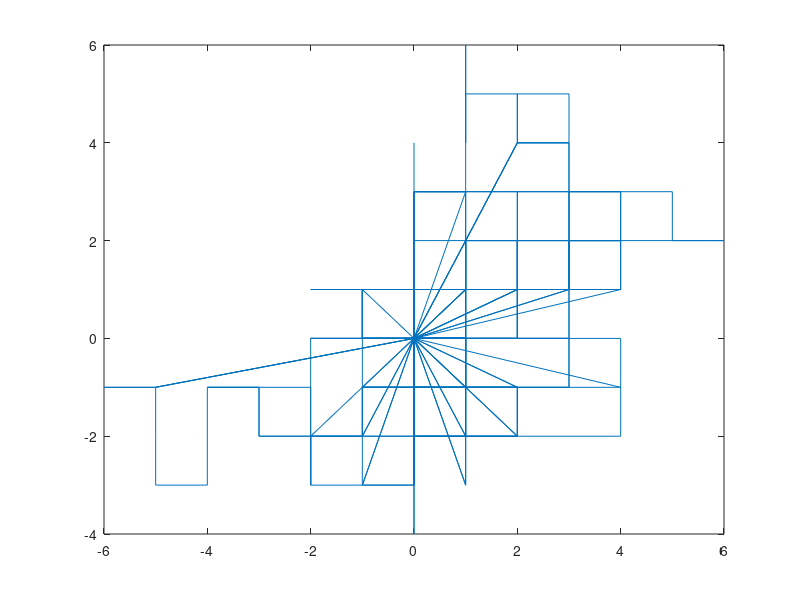

The MATLAB source for this figure:
%time step 
steps = 500;

%create agents (there's nothing really happening here right now)
%dummy agent for now
%agent = a1; %set agent type 


%create trajectory
location = zeros(steps,2); 


%%movement loop
location(1,:) = [0,0]; %start at center XY
directions = ['N','S','E','W']; 

for t=2:steps 
    quality = 1 ;%landscape(curr_location(quality)) %assess quality of the food 
    decide_to_stay = nbinrnd(1,0.66);%some function(quality, etc.) . randomly setting it to move 2/3 of the time with neg binomial for now.
    if decide_to_stay==1 
        location(t,:) = curr_location;
    elseif decide_to_stay == 0  
        direction = datasample(directions,1);
        if direction == 'N'
            location(t,: )= [location(t-1,1), location(t-1,2)+1];
            curr_location = location(t, :);
        elseif direction == 'S'
            location(t,: )= [location(t-1,1), location(t-1,2)-1];
            curr_location = location(t, :);
        elseif direction == 'E'
            location(t,: )= [location(t-1,1)+1, location(t-1,2)];
            curr_location = location(t, :);    
        elseif direction == 'W'
            location(t,: )= [location(t-1,1)-1, location(t-1,2)];
            curr_location = location(t, :);  
        end 
    
        
    end
    
    
 end
    
    
 
plot(location(:,1), location(:,2))